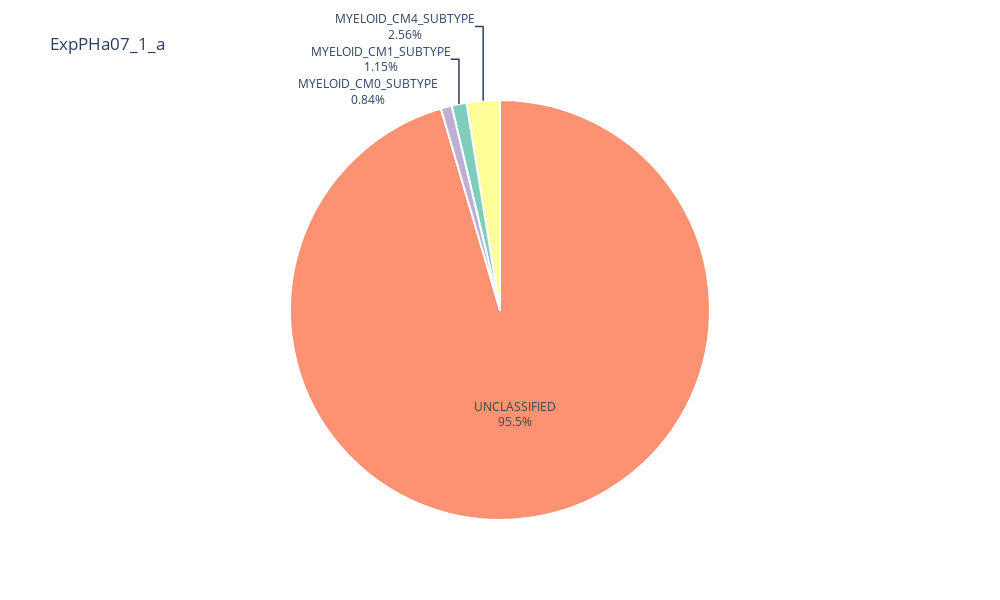

This figure's notebook cell:
### Code cell
import plotly
import plotly.graph_objs as go
from plotly import tools
import psutil

d = data.loc[data['Image_Location'] == 'ExpPHa07_1_a']
d.groupby('Classification').size()

colors = ['#fc9272','#ffff99', '#7fcdbb', '#beaed4', '#7fc97f']
labels = d['Classification'].unique()
values = d['Classification'].value_counts(dropna=False)

fig = go.Pie(labels=labels, values=values, marker=dict(colors=colors, line=dict(color='#FFF', width=2)),
               domain={'x': [0.0, 1], 'y': [0.0, 1]}, showlegend=False, name='Count of Cell types', textinfo='label+percent')
    

layout = go.Layout(height = 600,
                   width = 1000,
                   autosize = False,
                   title = 'ExpPHa07_1_a')




fig = go.Figure(data = fig, layout = layout)
fig

### Figure 1 — Plotly figure (JSON) as saved in the notebook; plotly's stock layout.template omitted (floating-point values rounded to 4 significant figures)
{"data": [{"domain": {"x": [0, 1], "y": [0, 1]}, "labels": ["UNCLASSIFIED", "MYELOID_CM4_SUBTYPE", "MYELOID_CM1_SUBTYPE", "MYELOID_CM0_SUBTYPE"], "marker": {"colors": ["#fc9272", "#ffff99", "#7fcdbb", "#beaed4", "#7fc97f"], "line": {"color": "#FFF", "width": 2}}, "name": "Count of Cell types", "showlegend": false, "textinfo": "label+percent", "type": "pie", "values": [5229, 140, 63, 46]}], "layout": {"autosize": false, "height": 600, "title": {"text": "ExpPHa07_1_a"}, "width": 1000}}
